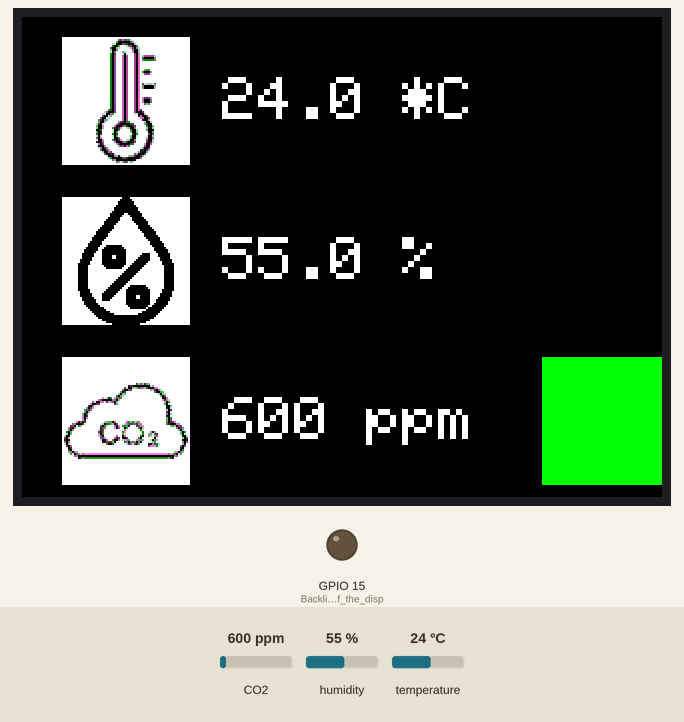
Simulated run of this program. Board: ESP32. On the bench: 320×240 colour display, output pins drawn as LEDs (lit = HIGH). Inputs (shaded band) come from the test bench; at power-on: CO2 600 ppm, humidity 55 %, temperature 24 °C. WiFi joins after 1.5 s; servers stay silent unless stated; no MQTT or app messages arrive unless stated; what the program prints to the serial monitor is not drawn.

Above: at 2.9 s.
3.0 s: CO2 set to 767 ppm
At 4.6 s:
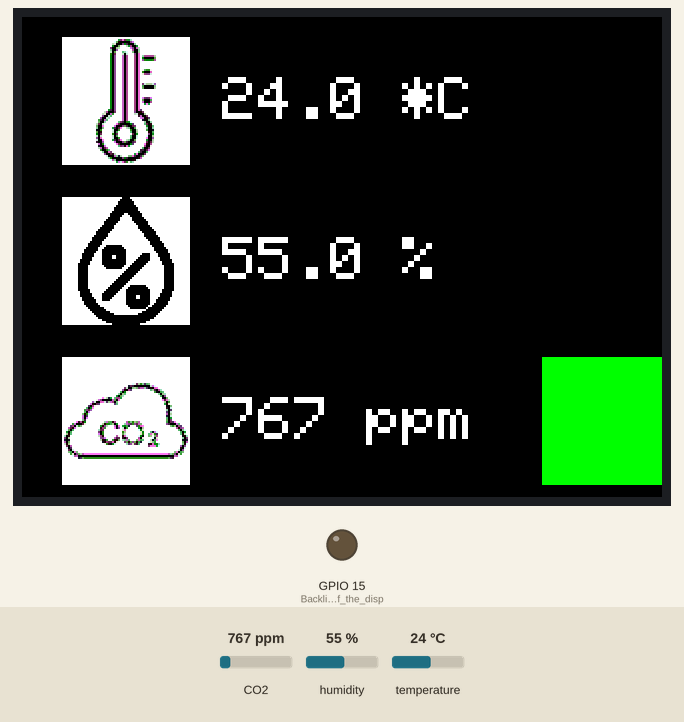
5.3 s: CO2 set to 823 ppm
At 6.2 s:
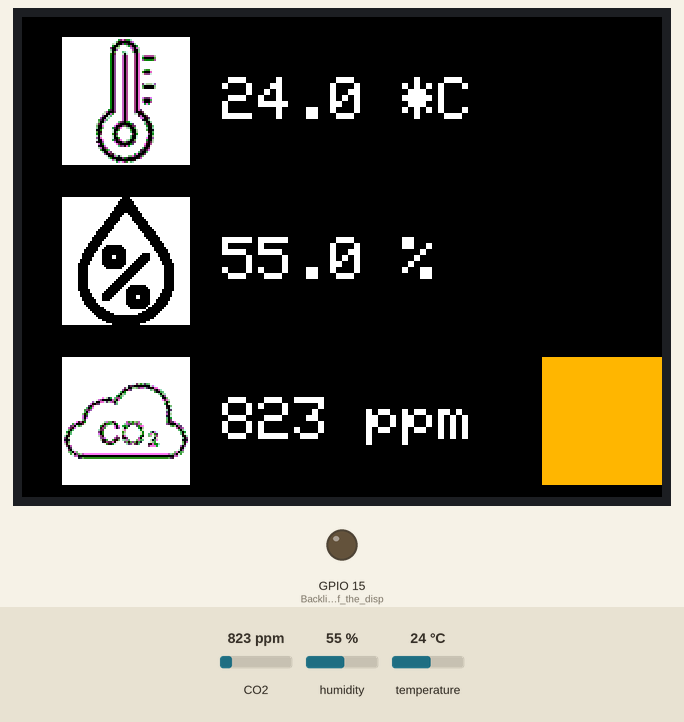
7.3 s: CO2 set to 1472 ppm
At 9.0 s:
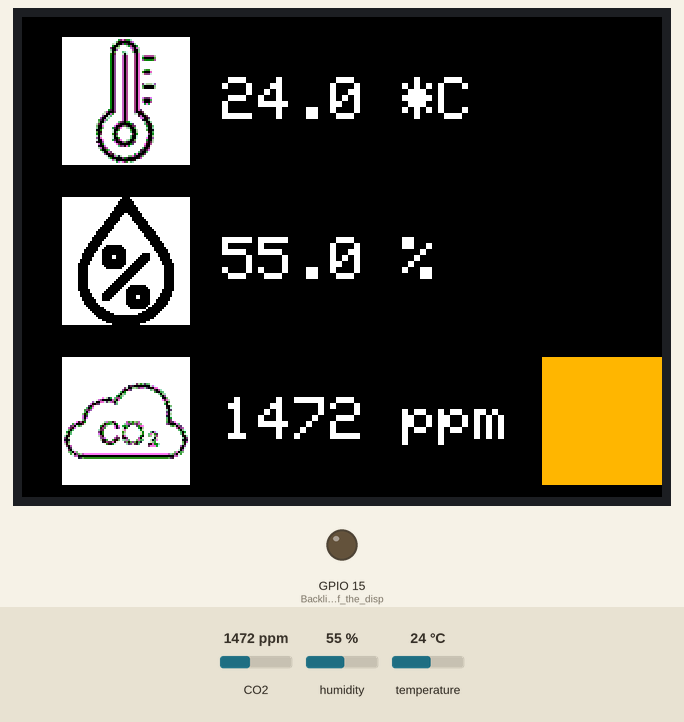
9.3 s: CO2 set to 1519 ppm
At 10.5 s:
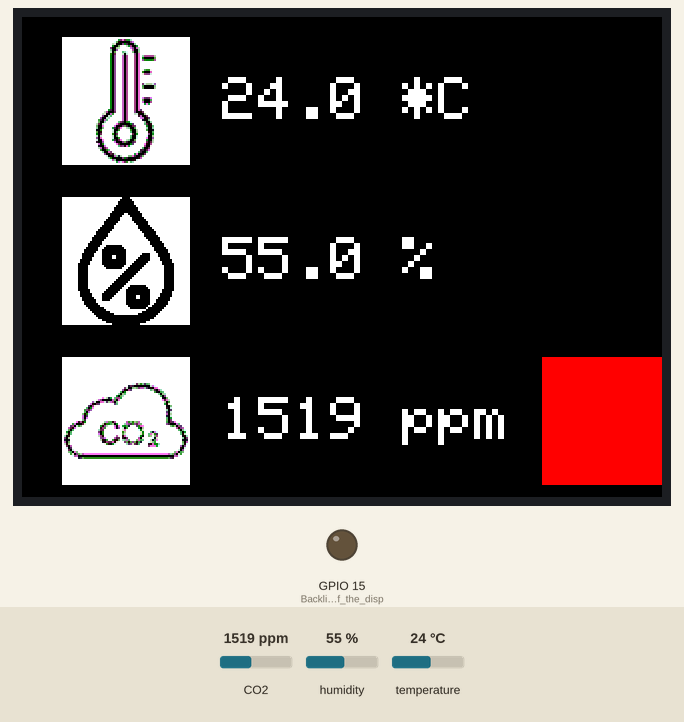
11.3 s: humidity set to 22 %
At 14.7 s:
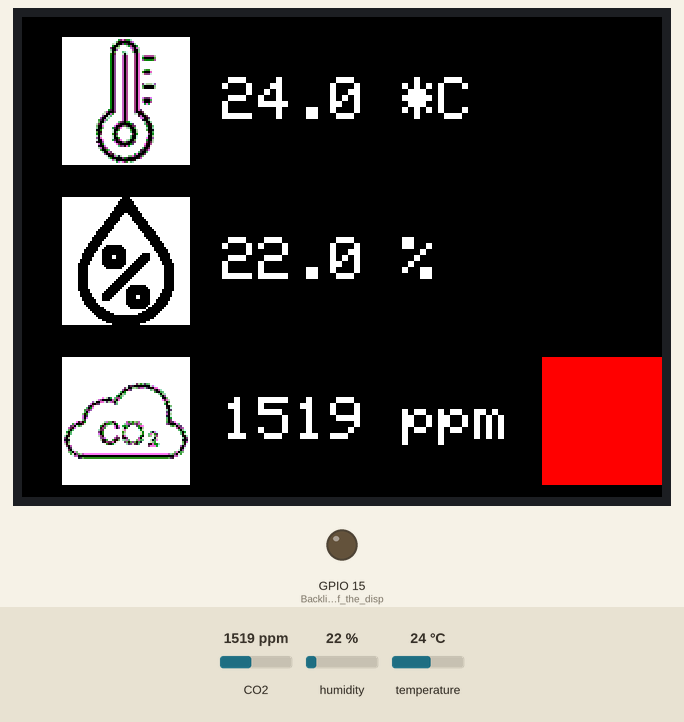
15.3 s: temperature set to 12 °C
At 19.0 s:
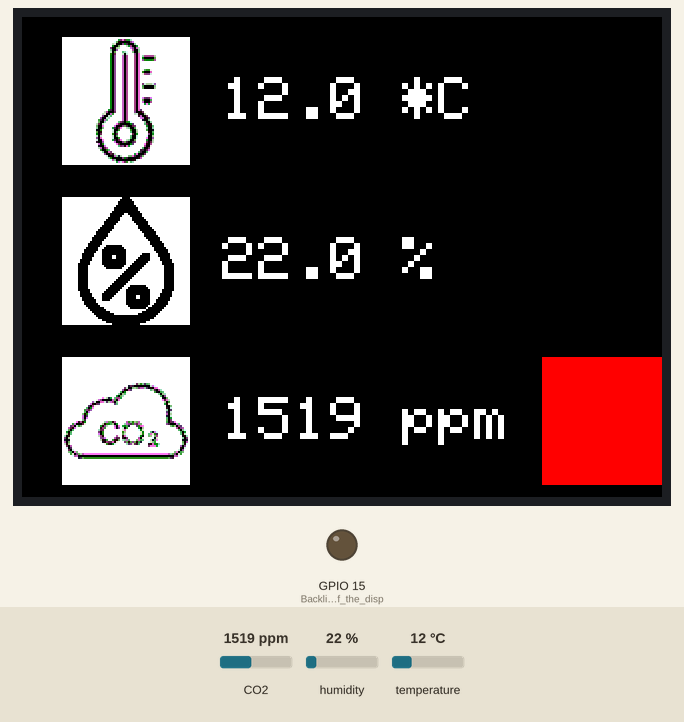
Timing chart, 0 to 20.3 s (numbered marks = the images above; inputs shaded):
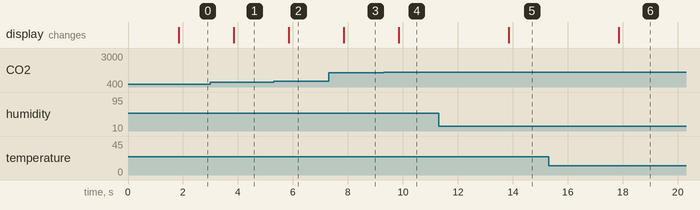

The program:

main.cpp
```cpp
#include <Arduino.h>
#include <WiFi.h>
#include <PubSubClient.h>
#include "DHT.h"
#include <PeriodicTask.h>
#include <MHZ19.h>
#include <TFT_eSPI.h>
#include "xbm.h"

#define MQTT_VERSION MQTT_VERSION_3_1_1

#define RXD2 16
#define TXD2 17
#define MHZ19_BAUDRATE 9600
#define MHZ19_PROTOCOL SERIAL_8N1

TFT_eSPI dsply = TFT_eSPI(); // TFT LCD screen object

MHZ19 mhz19;

// Device Id
const String deviceId = "";

// Wifi: SSID and password
const char* WIFI_SSID = "";
const char* WIFI_PASSWORD = "";

// MQTT: ID, server IP, port, username and password
const PROGMEM char* MQTT_CLIENT_ID = "";
const PROGMEM char* MQTT_SERVER_IP = "";
const PROGMEM uint16_t MQTT_SERVER_PORT = 1883;
const PROGMEM char* MQTT_USER = "";
const PROGMEM char* MQTT_PASSWORD = "";

const String deviceMqttTopicBase = "sensor/" + deviceId;
const String humidityMqttTopic = deviceMqttTopicBase + "/humidity";
const String temperatureMqttTopic = deviceMqttTopicBase + "/temperature";
const String co2MqttTopic = deviceMqttTopicBase + "/co2";

float humidity;
String humidityStr;

float temperature;
String temperatureStr;

int co2;
String co2Str;

const unsigned long mqttPublishPeriodInSeconds = 30;

// sleeping time
const PROGMEM uint16_t SLEEPING_TIME_IN_SECONDS = 20;

// DHT - GPIO32
#define DHTPIN 32
#define DHTTYPE DHT22

DHT dht(DHTPIN, DHTTYPE);
WiFiClient wifiClient;
PubSubClient client(wifiClient);

void reconnect() {
  // Loop until we're reconnected
  while (!client.connected()) {
    Serial.println("INFO: Attempting MQTT connection...");
    // Attempt to connect
    if (client.connect(MQTT_CLIENT_ID, MQTT_USER, MQTT_PASSWORD)) {
      Serial.println("INFO: connected");
    } else {
      Serial.print("ERROR: failed, rc=");
      Serial.print(client.state());
      Serial.println("DEBUG: try again in 5 seconds");
      // Wait 5 seconds before retrying
      delay(5000);
    }
  }
}

// function called to publish the temperature and the humidity
void mqttPublish(String topic, float t) {
  if (!client.connected()) {
    reconnect();
  }

  int topicCharArraySize = topic.length()+1;
  char topicCharArray[topicCharArraySize];
  topic.toCharArray(topicCharArray, topicCharArraySize);

  char payloadCharArray[50];
  String payloadStr = String(t);
  int payloadCharArraySize = payloadStr.length() + 1;
  payloadStr.toCharArray(payloadCharArray, payloadCharArraySize);

  client.publish(topicCharArray, payloadCharArray);
  Serial.println("Published on " + topic);
}

void mqttPublish() {
  mqttPublish(humidityMqttTopic, humidity);
  mqttPublish(temperatureMqttTopic, temperature);
  mqttPublish(co2MqttTopic, co2);
}

void setupWiFi(){
  // init the WiFi connection
  Serial.println();
  Serial.println();
  Serial.print("INFO: Connecting to ");
  WiFi.mode(WIFI_STA);
  Serial.println(WIFI_SSID);

  WiFi.begin(WIFI_SSID, WIFI_PASSWORD);

  while (WiFi.status() != WL_CONNECTED) {
    delay(500);
    Serial.print(".");
  }

  Serial.println("");
  Serial.println("INFO: WiFi connected");
  Serial.println("INFO: IP address: ");
  Serial.println(WiFi.localIP());
}

void setupMqtt(){
  client.setServer(MQTT_SERVER_IP, MQTT_SERVER_PORT);
}

void setupDisplay() {
  // turn ON the dispaly
  pinMode(15, OUTPUT);    // Backlight pin of the display is connecte to this pin of ESP32
  digitalWrite(15, LOW);  // we have to drive this pin LOW in order to turn ON the display
  delay(1);               // delay for 1ms

  dsply.init();
  dsply.fillScreen(TFT_BLACK);    //  fill the screen with black color
  dsply.setTextColor(TFT_WHITE);  //  set the text color
  dsply.setRotation(1);
}

String getHumidityString() {
    String str = String(humidity, 1);
    str.concat(" %");
    return str;
}

String getTemperatureString() {
    String str = String(temperature, 1);
    str.concat(" *C");
    return str;
}

String getCO2String() {
    String str = String(co2);
    str.concat(" ppm");
    return str;
}

void readDHT22() {
  // Reading temperature or humidity takes about 250 milliseconds!
  // Sensor readings may also be up to 2 seconds 'old' (its a very slow sensor)
  float h = dht.readHumidity();
  // Read temperature as Celsius (the default)
  float t = dht.readTemperature();

  if (isnan(h) || isnan(t)) {
    Serial.println("ERROR: Failed to read from DHT sensor!");
  } else {
    humidity = h;
    temperature = t;

    humidityStr = getHumidityString();
    Serial.println(humidityStr);

    temperatureStr = getTemperatureString();
    Serial.println(temperatureStr);
  }
}

uint32_t getCo2Color(){
  if (co2 < 800) {
    return TFT_GREEN;
  }

  if (co2 < 1500) {
    return TFT_ORANGE;
  }
  return TFT_RED;
}

void readMHZ19() {
  co2 = mhz19.getCO2();
  co2Str = getCO2String();
  Serial.println(co2Str);
}

void refreshDisplay() {
  dsply.setTextSize(3);

  dsply.fillRect(100, 10, 340, 64, TFT_BLACK);
  dsply.setCursor(100, 30);
  dsply.println(temperatureStr);

  dsply.fillRect(100, 90, 340, 64, TFT_BLACK);
  dsply.setCursor(100, 110);
  dsply.println(humidityStr);

  dsply.fillRect(100, 170, 340, 64, TFT_BLACK);
  dsply.setCursor(100, 190);
  dsply.println(co2Str);

  uint32_t color = getCo2Color();
  dsply.fillRect(260, 170, 64, 64, color);
}

void showLayout() {
  dsply.pushImage(20, 10, image_width, image_width, thermometerIcon);
  dsply.pushImage(20, 90, image_width, image_width, humidityIcon);
  dsply.pushImage(20, 170, image_width, image_width, co2Icon);
}

PeriodicTask readDHT22PeriodicTask(2000UL, readDHT22);

PeriodicTask readMHZ19PeriodicTask(1000UL, readMHZ19);

PeriodicTask mqttPublishPeriodicTask(mqttPublishPeriodInSeconds * 1000UL, mqttPublish);

PeriodicTask refreshDisplayPeriodicTask(1000UL, refreshDisplay);

void setup() {
  // init the serial
  Serial.begin(9600);
  Serial.println("DeviceId: " + deviceId);
  dht.begin();

  setupWiFi();
  setupMqtt();
  setupDisplay();
  showLayout();

  Serial2.begin(MHZ19_BAUDRATE, MHZ19_PROTOCOL, RXD2, TXD2);

  mhz19.begin(Serial2);
  mhz19.autoCalibration(false);
}

void loop() {
  readDHT22PeriodicTask.loop();
  readMHZ19PeriodicTask.loop();

  refreshDisplayPeriodicTask.loop();

  mqttPublishPeriodicTask.loop();
}
```

PeriodicTask.cpp
```cpp
#include "Arduino.h"
#include "PeriodicTask.h"

PeriodicTask::PeriodicTask(unsigned long pPeriod, func func)
{
	_lastMillis = 0;
	_period = pPeriod;
	_func = func;
}

void PeriodicTask::loop()
{
	unsigned long curMillis = millis();
	if ((_lastMillis == 0) || (curMillis - _lastMillis >= _period))
	{
		_lastMillis = curMillis;
		_func();
	}
}
```

PeriodicTask.h
```cpp
typedef void (*func)(void);

class PeriodicTask{
	public:
        PeriodicTask(unsigned long period, func func);
        void loop();

	private:
        unsigned long _lastMillis, _period;
        func _func;
};
```

xbm.h
```cpp
#include <pgmspace.h>
#include "xbms/thermometerIcon.xbm.h"
#include "xbms/humidityIcon.xbm.h"
#include "xbms/co2Icon.xbm.h"

const uint16_t image_width = 64;
const uint16_t image_height = 64;
```

Source omitted: co2Icon.xbm.h (data table, 39427 bytes), dityIcon.xbm.h (data table, 39432 bytes), eterIcon.xbm.h (data table, 39435 bytes)

Measured:
- the behaviour switches between 799 and 800 ppm on CO2 (found by bisection; images 1 and 2)
- the behaviour switches between 1499 and 1500 ppm on CO2 (found by bisection; images 3 and 4)
- after the input at 3.0 s, the display: changes after 0.84 s (image 1)
- after the input at 5.3 s, the display: changes after 0.54 s (image 2)
- after the input at 7.3 s, the display: changes after 0.55 s (image 3)
- after the input at 9.3 s, the display: changes after 0.55 s (image 4)
- after the input at 11.3 s, the display: changes after 2.5 s (image 5)
- after the input at 15.3 s, the display: changes after 2.5 s (image 6)
